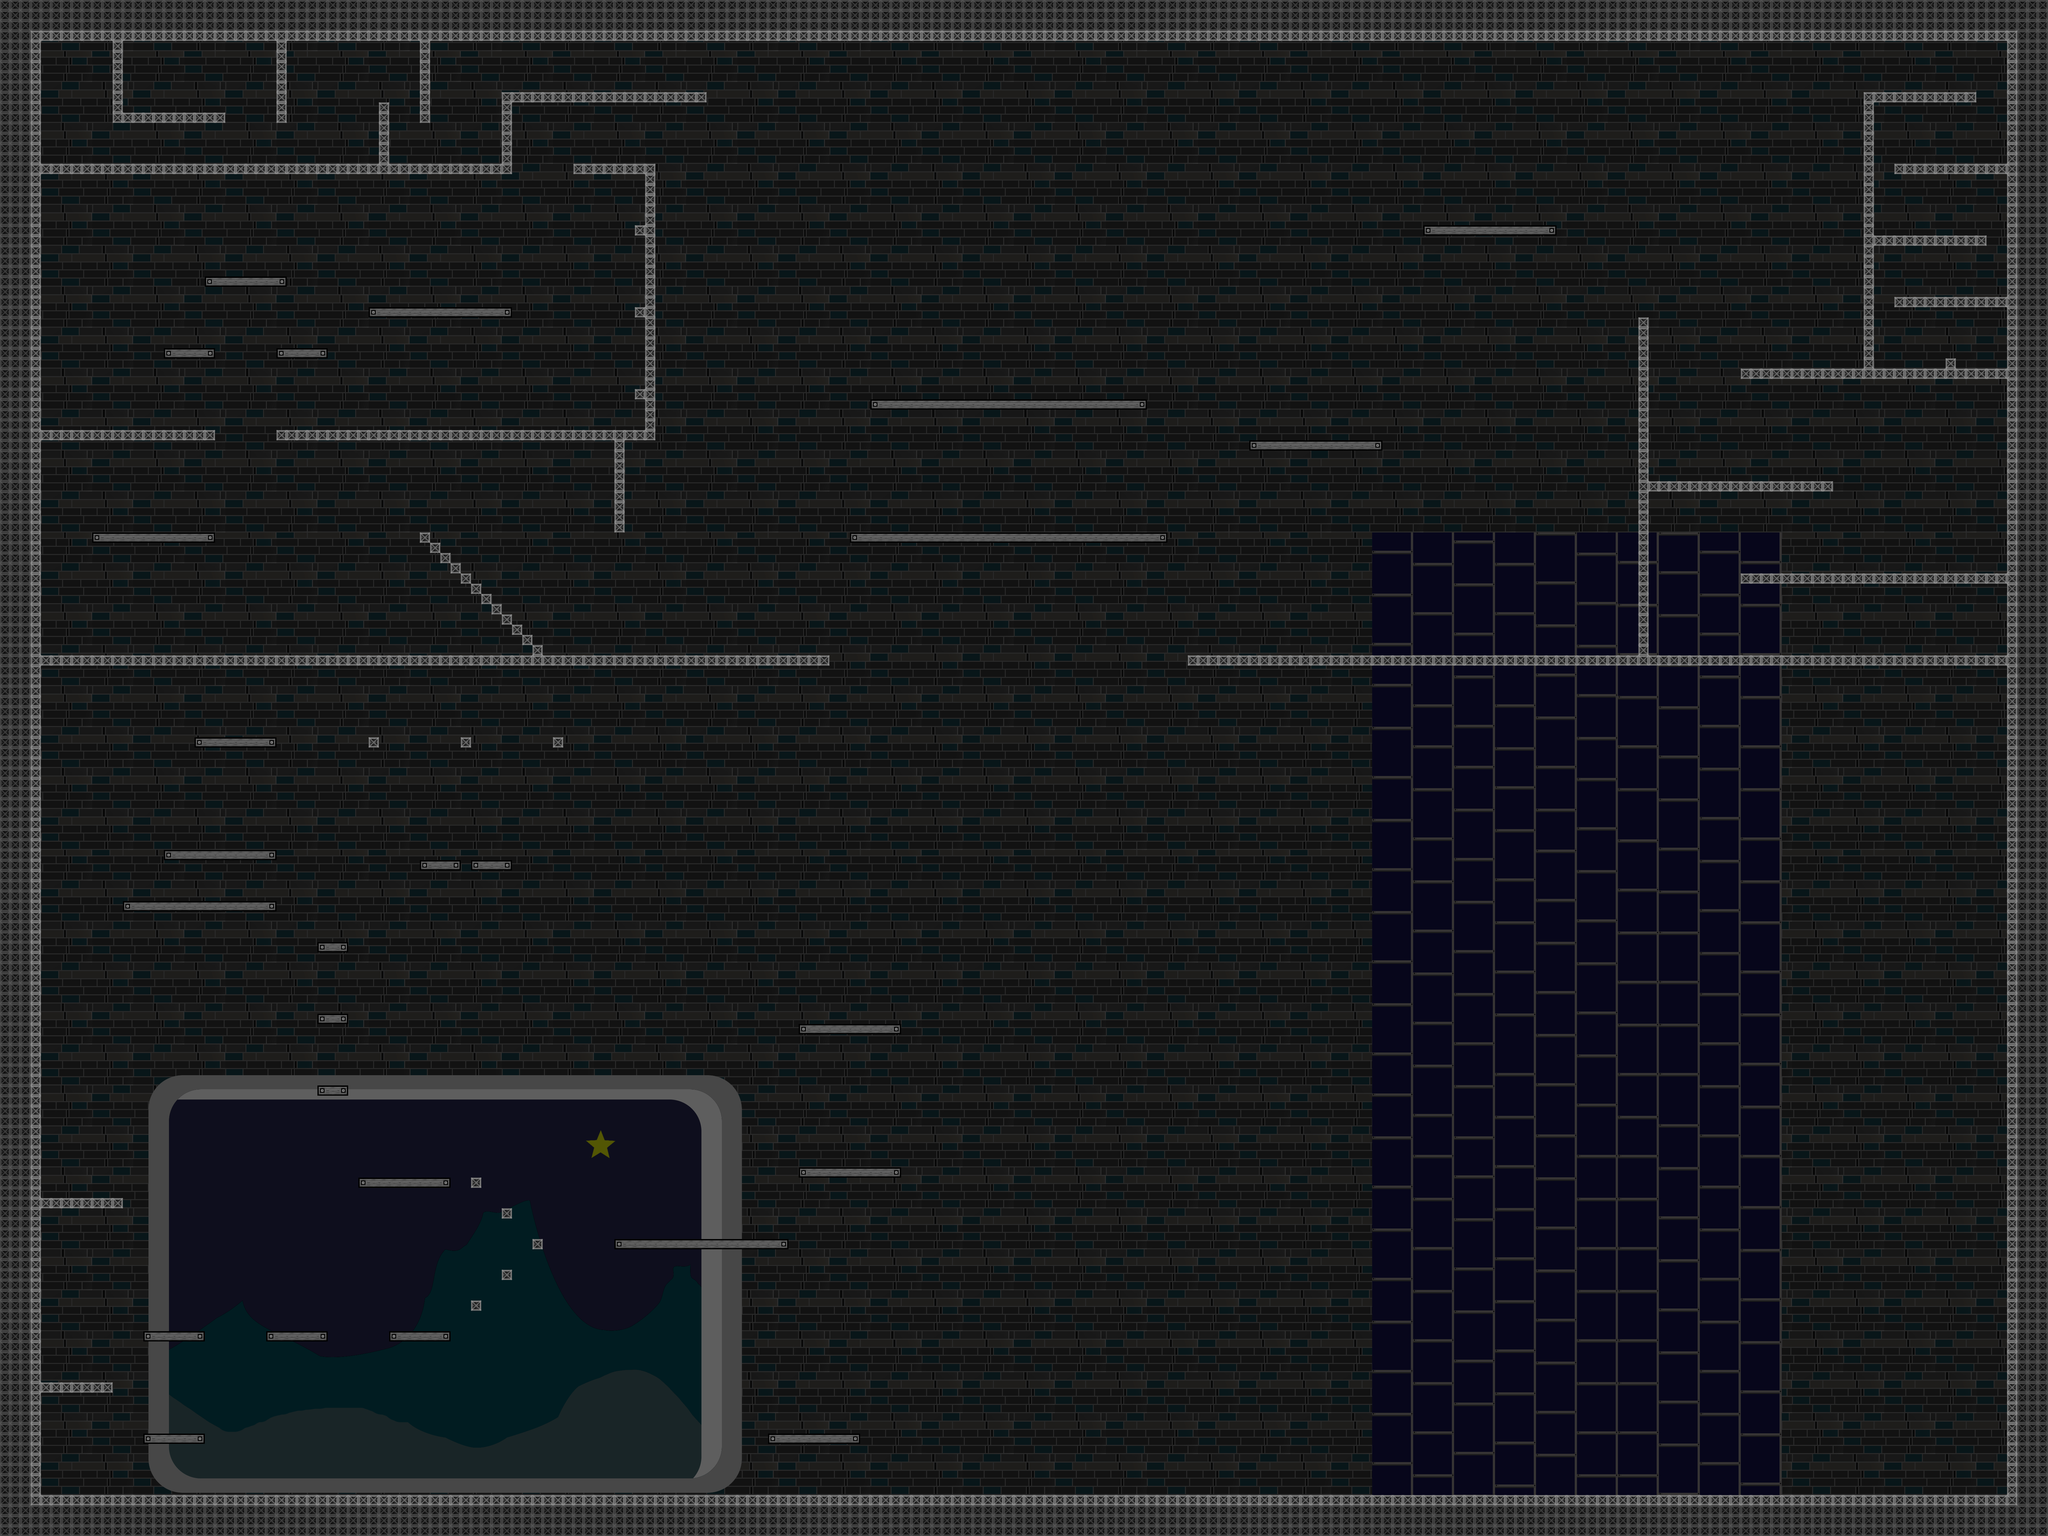

A 2D game scene composited from a Tiled map and its tileset images. What follows is a short description and the map's XML, with each tile layer's data collapsed to a summary:
An orthogonal 200x150 tile map with 32x32 px tiles, 4 tile layers (brick, window, Tile Layer 2, Main).

<map version="1.0" orientation="orthogonal" renderorder="right-down" width="200" height="150" tilewidth="32" tileheight="32" nextobjectid="1">
 <tileset firstgid="1" name="tileset-1" tilewidth="32" tileheight="32" tilecount="3520" columns="80">
  <image source="ground.png" width="2560" height="1419" />
 </tileset>
 <layer name="brick" width="200" height="150">
  <data>[30000 cells, 28978 non-empty, 36 distinct tile ids]</data>
 </layer>
 <layer name="window" width="200" height="150">
  <data>[30000 cells, 7836 non-empty, 2496 distinct tile ids]</data>
 </layer>
 <layer name="Tile Layer 2" width="200" height="150">
  <data>[30000 cells, 0 non-empty, 0 distinct tile ids]</data>
 </layer>
 <layer name="Main" width="200" height="150">
  <data>[30000 cells, 24477 non-empty, 380 distinct tile ids]</data>
 </layer>
</map>